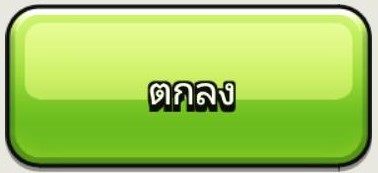
#> input picture imge/accept.jpg, 378 x 173 px
$ python -i Detected_bot.py   (imports and definitions only)
#> lines starting #> are read from the running program, lines starting #| are printed output that depends on the picture
import cv2
import numpy as np
import matplotlib.pyplot as plt
import time
import connet_adb


def detect(img_coc:str) :
    connet_adb.screenshot()
    main_image_path = 'screenshot.jpg'
    template_image_path = f'imge/{img_coc}.jpg'

    main_image = cv2.imread(main_image_path, cv2.IMREAD_COLOR)
    template = cv2.imread(template_image_path, cv2.IMREAD_COLOR)

    # Convert images to grayscale
    main_gray = cv2.cvtColor(main_image, cv2.COLOR_BGR2GRAY)
    template_gray = cv2.cvtColor(template, cv2.COLOR_BGR2GRAY)

    # Get the width and height of the template
    w, h = template_gray.shape[::-1]
    # Perform template matching
    res = cv2.matchTemplate(main_gray, template_gray, cv2.TM_CCOEFF_NORMED)

    # Set a threshold for matching
    threshold = 0.8
    loc = np.where(res >= threshold)
    # Initialize list to store the center positions
    positions = []
    # Draw rectangles around matched regions and store the center positions
    for pt in zip(*loc[::-1]):
        # Calculate the center of the rectangle
        center_x = pt[0] + w // 2
        center_y = pt[1] + h // 2
        positions.append((center_x, center_y))
        # Draw the rectangle on the main image
        cv2.rectangle(main_image, pt, (pt[0] + w, pt[1] + h), (0, 255, 0), 2)
    return positions

# [44 lines left out: function coc_funtion, not called in this run]


# [1 line not run here, left out]

>>> import cv2
>>> picture = cv2.imread('imge/accept.jpg', cv2.IMREAD_GRAYSCALE)
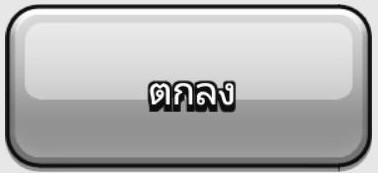
#> picture: shape (173, 378); min 0, max 255, mean 176.6
#> (the run stopped early here; a loop or call above may not have finished)
